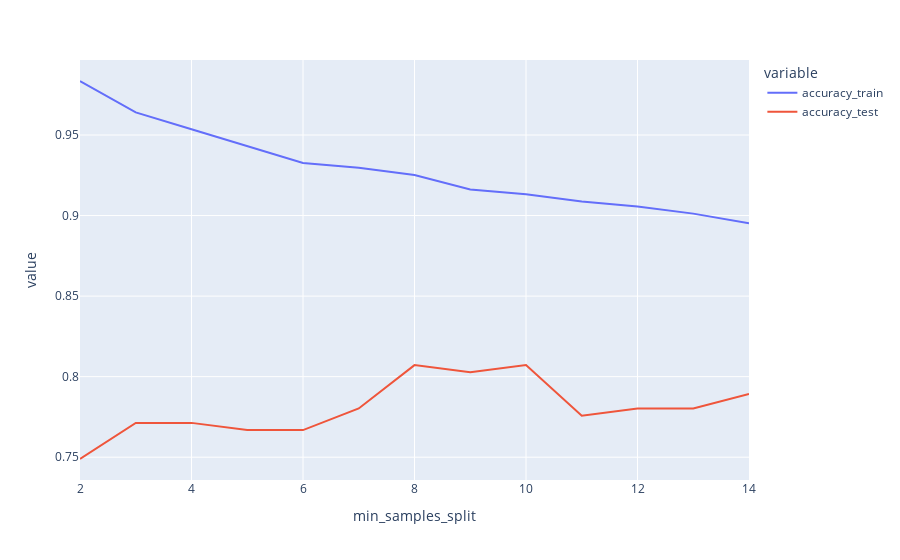

Notebook source saved alongside this figure:
### Code cell
accuracy_results = []

for i in range(2, 15, 1):
    model = DecisionTreeClassifier(min_samples_split=i)
    model.fit(X_train,y_train)
    y_pred_train = model.predict(X_train)
    y_pred_test = model.predict(X_test)
    accuracy_train = np.mean(y_pred_train == y_train)
    accuracy_test = np.mean(y_pred_test == y_test)
    accuracy_results.append({'accuracy_train': accuracy_train, 'accuracy_test': accuracy_test, 'min_samples_split': i})

px.line(pd.DataFrame(accuracy_results).melt(id_vars='min_samples_split'),
        x='min_samples_split', y='value', color='variable')

### Figure 1 — Plotly figure (JSON) as saved in the notebook; plotly's stock layout.template omitted (floating-point values rounded to 4 significant figures)
{"data": [{"hovertemplate": "variable=accuracy_train<br>min_samples_split=%{x}<br>value=%{y}<extra></extra>", "legendgroup": "accuracy_train", "line": {"color": "#636efa", "dash": "solid"}, "marker": {"symbol": "circle"}, "mode": "lines", "name": "accuracy_train", "orientation": "v", "showlegend": true, "type": "scatter", "x": [2, 3, 4, 5, 6, 7, 8, 9, 10, 11, 12, 13, 14], "xaxis": "x", "y": [0.9835, 0.9641, 0.9536, 0.9431, 0.9326, 0.9296, 0.9251, 0.9162, 0.9132, 0.9087, 0.9057, 0.9012, 0.8952], "yaxis": "y"}, {"hovertemplate": "variable=accuracy_test<br>min_samples_split=%{x}<br>value=%{y}<extra></extra>", "legendgroup": "accuracy_test", "line": {"color": "#EF553B", "dash": "solid"}, "marker": {"symbol": "circle"}, "mode": "lines", "name": "accuracy_test", "orientation": "v", "showlegend": true, "type": "scatter", "x": [2, 3, 4, 5, 6, 7, 8, 9, 10, 11, 12, 13, 14], "xaxis": "x", "y": [0.7489, 0.7713, 0.7713, 0.7668, 0.7668, 0.7803, 0.8072, 0.8027, 0.8072, 0.7758, 0.7803, 0.7803, 0.7892], "yaxis": "y"}], "layout": {"legend": {"title": {"text": "variable"}, "tracegroupgap": 0}, "margin": {"t": 60}, "xaxis": {"anchor": "y", "domain": [0, 1], "title": {"text": "min_samples_split"}}, "yaxis": {"anchor": "x", "domain": [0, 1], "title": {"text": "value"}}}}
